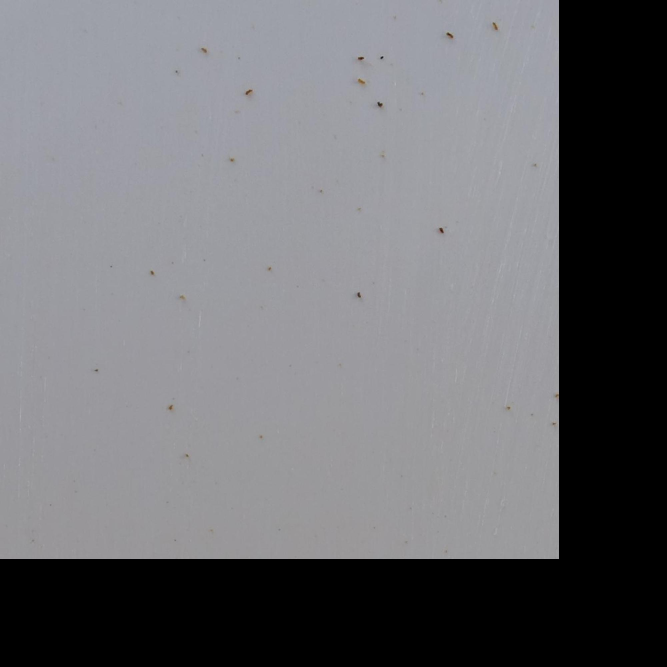
#> input picture data/inputs/test/images/0.jpg, 2000 x 2000 px, given in place of brain-slice40.tiff, which was not available (shown at 1/3 size)
$ jupyter execute --allow-errors lab_01_segmentation.ipynb   (shell and % lines are left out)   (older library calls are emulated)   (text cells are left out)
#> lines starting #> are read from the running program, lines starting #| are printed output that depends on the picture; after the words box and inside, x2 and y2 are one past the last pixel; in counts of white or black regions, pixels touching at a corner belong together; pictures that were not available may be replaced by others from this repository, and a replacement may not be noted
[cell 1]
import tarfile
import os

data_base_path = os.path.join(os.pardir, 'data')
data_folder = 'lab-01-data'
tar_path = os.path.join(data_base_path, data_folder + '.tar.gz')
#> (the rest of this cell did not finish here and is left out)

[cell 2]
import skimage.io

import matplotlib.pyplot as plt
import matplotlib.patches as patches

# Load image
data_path = os.path.join(data_base_path, data_folder)
brain_im = skimage.io.imread(os.path.join(data_path, 'brain-slice40.tiff'))
#> brain_im is the input picture: shape (2000, 2000, 3); mean R, G, B 109.6, 109.8, 113.5
#> (the rest of this cell did not finish here and is left out)

[cell 3]
#SECOND METHOD: GAUSSIAN METHOD IMPLEMENTED BY OTSU-->
from skimage.filters import threshold_otsu
import numpy as np


thresh = threshold_otsu(brain_im)
#> thresh = 78
thresh=70
binary =np.where( brain_im > 70,256,0)
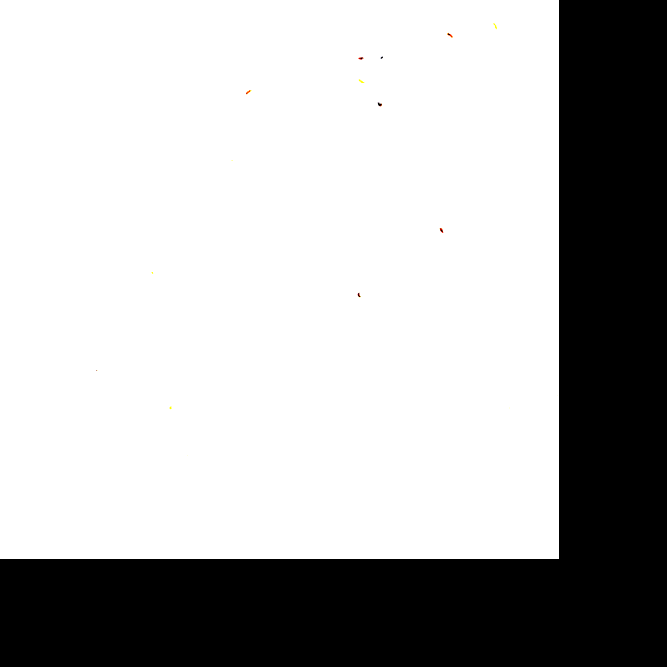
#> binary: shape (2000, 2000, 3) int64 (shown at 1/3 size); mean R, G, B 180, 180, 179.9; drawn with min black and max white
plt.figure(figsize=(15,5))
plt.subplot(1,2,1)
plt.hist(brain_im.ravel(), bins=256)
plt.axvline(thresh, color='r')
plt.title('threshold: {} by Otsu method'.format(thresh))
plt.xlabel('Pixel intensity')
plt.ylabel('Number of pixels')
plt.subplot(1,2,2)
plt.imshow(binary,cmap='gray')
plt.show()
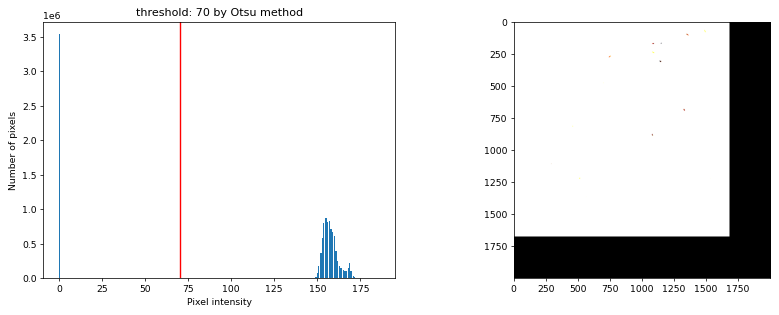
#> figure drawn by matplotlib, 2 panels; panel 1: tallest bar 3543902 high, from x = 0 to 0.727

[cell 4]
# region growing in the foreground starting form a seed:

pseed = [150,150] #of course let's set a point inside your region of interest !!
print ('\nPlease select the initial seed point: {}'.format(pseed))
plt.imshow(binary,cmap='gray')
plt.scatter(x=pseed[0],y=pseed[1],c='r',s=100)
plt.title('Starting seed for Region Growing')
plt.show()

[cell 5]
def neighboorhood(pseed,image):#consider the case where the pixel doen't hot have 8 neighboorhod !!!

    #8 is fixed because 8 connectivity
    t=5
    if (image[pseed[0],pseed[1]]>=np.mean(image[pseed[0]-t*1:pseed[0]+t*1,pseed[1]-t*1:pseed[1]+t*1])):
           return True
    else:
          return False

[cell 6]
def get_position(pseed,binary,image_growing_contour):
    #8 connectivity
    vector_position=[]
    if (binary[pseed[0]+1,pseed[1]]==256) & (image_growing_contour[pseed[0]+1,pseed[1]]!=True ):
        vector_position.append((pseed[0]+1,pseed[1]))

    if(binary[pseed[0]-1,pseed[1]]==256) & (image_growing_contour[pseed[0]-1,pseed[1]]!=True ):
        vector_position.append((pseed[0]-1,pseed[1]))

    if(binary[pseed[0],pseed[1]+1]==256) & (image_growing_contour[pseed[0],pseed[1]+1]!=True ):
        vector_position.append((pseed[0],pseed[1]+1))

    if(binary[pseed[0],pseed[1]-1]==256) & (image_growing_contour[pseed[0],pseed[1]-1]!=True ):
        vector_position.append((pseed[0],pseed[1]-1))

    if(binary[pseed[0]+1,pseed[1]+1]==256) & (image_growing_contour[pseed[0]+1,pseed[1]+1]!=True ):
        vector_position.append((pseed[0]+1,pseed[1]+1))

    if(binary[pseed[0]-1,pseed[1]-1]==256) & (image_growing_contour[pseed[0]-1,pseed[1]-1]!=True ):
        vector_position.append((pseed[0]-1,pseed[1]-1))

    if(binary[pseed[0]+1,pseed[1]-1]==1) & (image_growing_contour[pseed[0]+1,pseed[1]-1]!=True ):
        vector_position.append((pseed[0]+1,pseed[1]-1))

    if(binary[pseed[0]-1,pseed[1]+1]==1) & (image_growing_contour[pseed[0]-1,pseed[1]+1]!=True ):
        vector_position.append((pseed[0]-1,pseed[1]+1))

    return vector_position

[cell 7]
def remove_duplicates(duplicate):

    final_list = []
    for num in duplicate:
        if num not in final_list:
            final_list.append(num)
    return final_list

[cell 8]
plt.imshow(binary,cmap='gray')

[cell 9]
import numpy as np
image_growing_contour=np.zeros((binary.shape[0],binary.shape[1]))
n=8#implemented like this no possibility to change
x,y=pseed[0],pseed[1]
#> (the rest of this cell did not finish here and is left out)

[cell 10]
plt.imshow(image_growing_contour,cmap='gray')
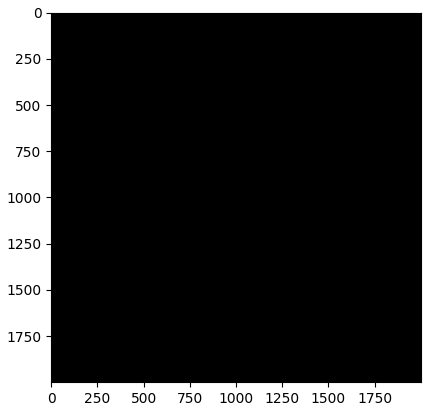
#> figure drawn by matplotlib, 1 panel

[cell 11]
from skimage.filters import roberts, sobel
from skimage import measure
import cv2
import scipy


edges = cv2.Canny(brain_im,70,80)
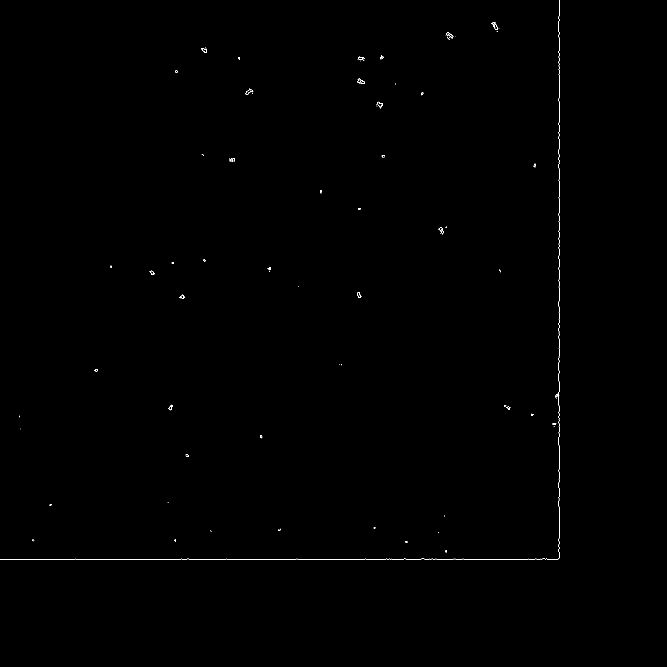
#> edges: shape (2000, 2000) (shown at 1/3 size); 0.12% white in thin lines or dots, all inside (x1, y1, x2, y2) = (0, 0, 1678, 1678)

#erosion_brain=scipy.ndimage.binary_closing(edges, structure=np.ones((1,2))).astype('uint8')

ret, markers = cv2.connectedComponents(edges)
#> markers: shape (2000, 2000) int32; 120 distinct labels, from 0 to 119
#> ret = 120

#marker_area = [np.sum(markers==m) for m in range(np.max(markers)) if m!=0]
#Get label of largest component by area
#largest_component = np.argmax(marker_area)+1 #Add 1 since we dropped zero above
#Get pixels which correspond to the brain
#brain_mask = markers==largest_component

brain_out = brain_im.copy()
#In a copy of the original image, clear those pixels that don't correspond to the brain

#> (a cell that did not finish here is left out)

#> (a cell that did not finish here is left out)

#> (a cell that did not finish here is left out)

[cell 15]
plt.imshow(edges)

[cell 16]
edge_sobel = sobel(brain_im)#, not that good, concolution in 2 direction
plt.imshow(edge_sobel,cmap='gray')

[cell 17]
plt.hist(edge_sobel.ravel(), bins=256)
plt.xlabel('Pixel intensity')
plt.ylabel('Number of pixels')
plt.title('256 bins histogram')
plt.show()
#> figure, not shown here; tallest bar 3837181 high, from x = 0 to 0.00154

[cell 18]
#laplace , second derivative
img = cv2.Laplacian(brain_im, cv2.CV_64F)
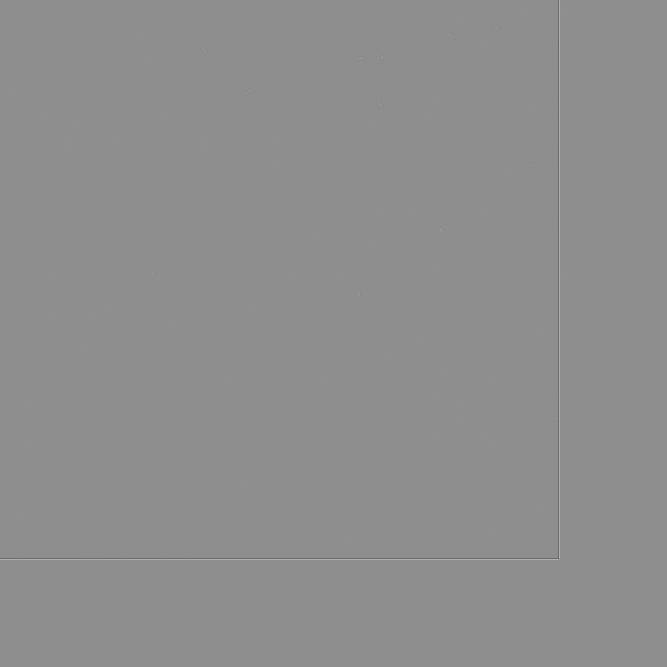
#> img: shape (2000, 2000, 3) float64 (shown at 1/3 size); mean R, G, B 0, 0, 0; drawn with min black and max white
plt.imshow(img,cmap='gray')
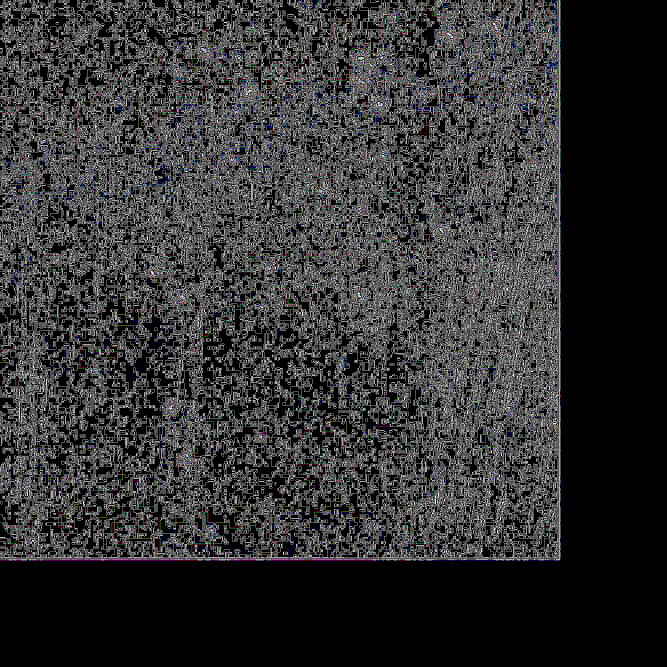
#> shown: shape (2000, 2000, 3) float64 (shown at 1/3 size); mean R, G, B 0.196, 0.196, 0.198

[cell 19]
plt.hist(img.ravel(), bins=256)
plt.xlabel('Pixel intensity')
plt.ylabel('Number of pixels')
plt.title('256 bins histogram')
plt.show()
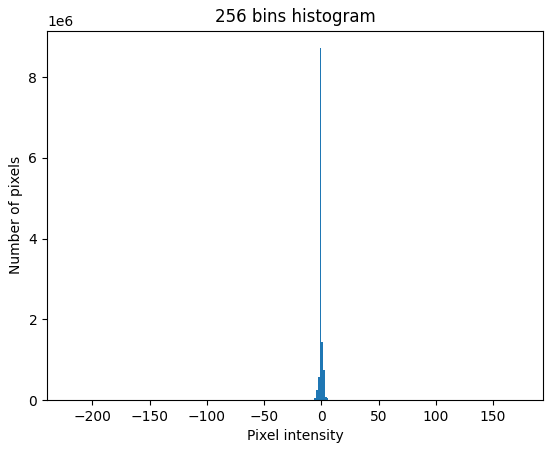
#> figure drawn by matplotlib, 1 panel; tallest bar 8713553 high, from x = -1.45 to 0.0859

[cell 20]
#Let's start looking at a simple histogram representation:
plt.figure(figsize=(10,7))
plt.hist(brain_im.ravel(), bins=256)
plt.xlabel('Pixel intensity')
plt.ylabel('Number of pixels')
plt.title('256 bins histogram')
plt.show()
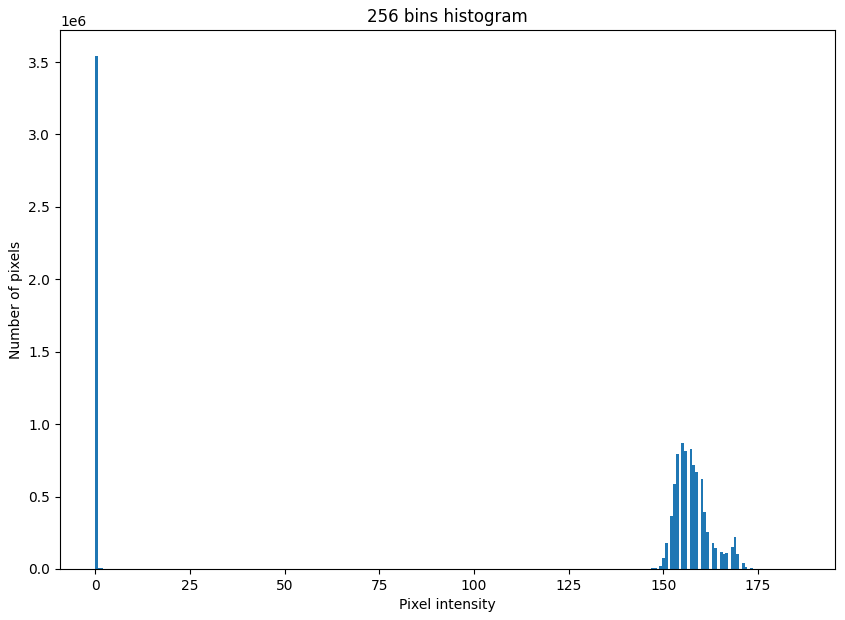
#> figure drawn by matplotlib, 1 panel; tallest bar 3543902 high, from x = 0 to 0.727

#> (a cell that did not finish here is left out)

[cell 22]
from sklearn.mixture import GaussianMixture
gmm = GaussianMixture(n_components = 2, tol=0.000001,max_iter=200)
#> (the rest of this cell did not finish here and is left out)

[cell 23]
import scipy.stats
import seaborn as sns
#> (the rest of this cell did not finish here and is left out)

[cell 24]
x,y=np.histogram(brain_im.ravel(),bins=20)
#> x = 20 values, max 5259208 at index 16, min 56 at index 1, mean 600000; y = 21 values from 0 to 186
z=np.zeros((20,1))
for i in range(y.size-1):
    z[i]=np.mean(y[i]+y[i+1])
#> after the loop, z = 20 values from 9.3 to 362.7


plt.plot(z,x)
#we cna see an optimal threhsold is arounf 70
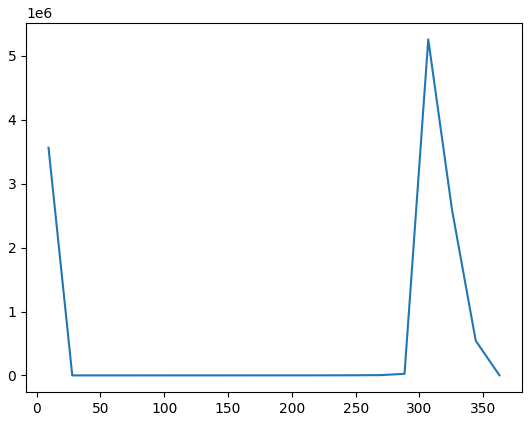
#> figure drawn by matplotlib, 1 panel; curve peaks at x = 306.9, y = 5259208

[cell 25]
#t opt is the average of the two mean !!

#> (a cell that did not finish here is left out)

#> (a cell that did not finish here is left out)

[cell 28]
brain_im[150,150:] #looking at the values of pixel in the region i'm interested in
#> Out = 1850 rows, first 8: [159, 159, 169], [159, 159, 169], [158, 158, 168], [158, 158, 168], [158, 158, 168], [158, 158, 168], [158, 158, 168], [158, 158, 168]

[cell 29]
#FIRST: clearly we know that all teh background is zero, so just consider a good positive threshold :
import numpy as np
brain_im_threhsold=np.where((brain_im>60) & (brain_im<90),256,0)
plt.imshow(brain_im_threhsold,cmap='gray')
plt.title('Manually detected thrshold: {}'.format(50))
plt.show()
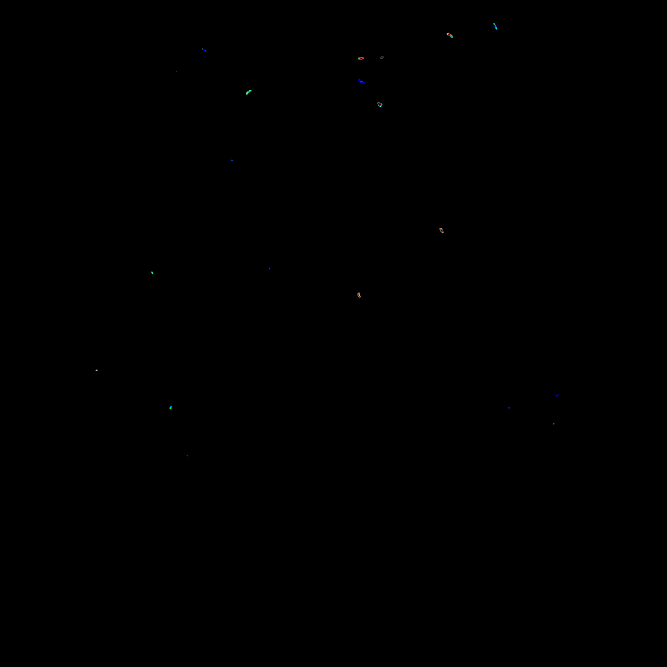
#> shown: shape (2000, 2000, 3) (shown at 1/3 size); mean R, G, B 0, 0, 0
